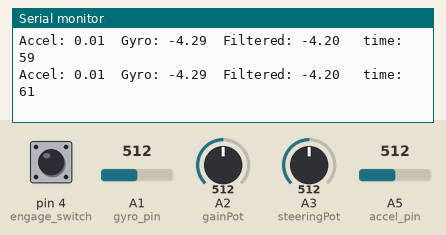
Bench run of a sketch on a simulated Arduino Uno, built with avr-gcc and run on an emulated ATmega328P. Parts: the last lines printed to the serial monitor. The inputs (shaded band) are chosen by the test bench; at power-on: A5 (accel_pin) = 512, A1 (gyro_pin) = 512, pin 4 (engage_switch) HIGH, A2 (gainPot) = 512, A3 (steeringPot) = 512.

Above: at 10.2 s.
10.3 s: A5 (accel_pin) set to 528
At 10.31 s:
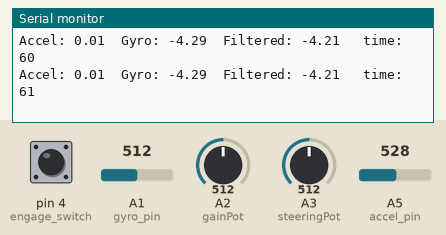
13.3 s: A5 (accel_pin) set to 495
At 13.33 s:
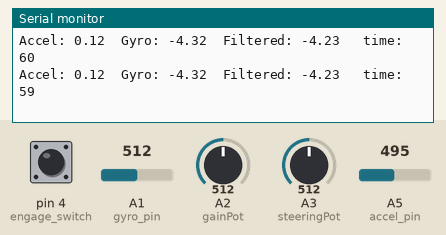
16.3 s: A1 (gyro_pin) set to 619
At 16.33 s:
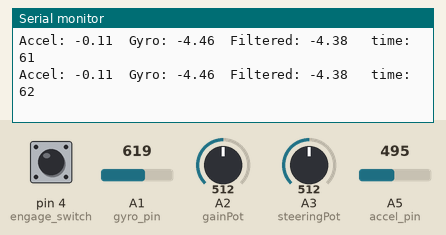
19.3 s: A1 (gyro_pin) set to 612
At 19.34 s:
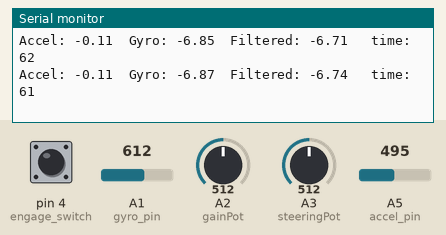
Timing chart, 0 to 21.8 s (numbered marks = the images above; inputs shaded):
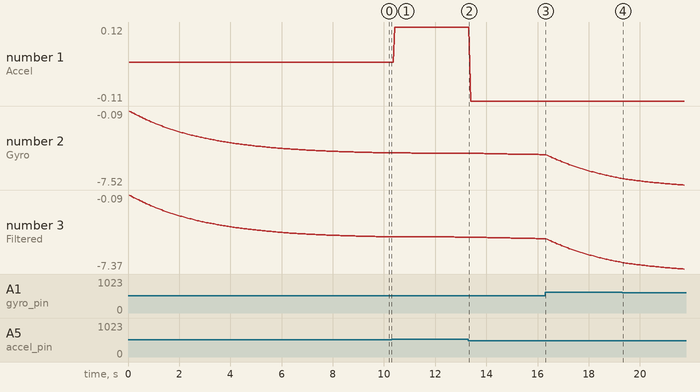

Measured:
- plotted number 1: 0.12 → -0.11 after the input at 13.3 s
- plotted number 2: -4.32 → -4.46 after the input at 13.3 s, -4.46 → -6.85 after the input at 16.3 s
- plotted number 3: -4.23 → -4.38 after the input at 13.3 s, -4.38 → -6.71 after the input at 16.3 s

The sketch:

Seg_bot_final_debounced.pde
```cpp
// DIY Seg-bot
// JD Warren 2012
// Arduino Duemilanove (tested)
// Sparkfun Razor 6 DOF IMU - only using X axis from accelerometer and gyroscope
// Steering potentiometer used to steer bot
// Gain potentiometer used to set max speed (sensitivity)
// Engage switch (button) used to enable motors
//
// In no way to I take responisibility for what you may do with this code! Use at your own risk.
// Test thoroughly with wheels off the ground before attempting to ride - Wear a helmet!

// use SoftwareSerial library to communicate with the Sabertooth motor-controller
#include <SoftwareSerial.h>
// define pins used for SoftwareSerial communication
#define rxPin 2
#define txPin 3
// set up a new SoftwareSerial port, named "mySerial" or whatever you want to call it.
SoftwareSerial mySerial =  SoftwareSerial(rxPin, txPin);

// Name Analog input pins
int gyro_pin = 1;
int accel_pin = 5;
int steeringPot = 3;
int gainPot = 2;

// Name Digital I/O pins
int engage_switch = 4;
int ledPin = 13;

// value to hold the final angle
float angle = 0.00;
// the following 2 values should add together to equal 1.0
float gyro_weight = 0.98;
float accel_weight = 0.02;

// accelerometer values
int accel_reading;
int accel_raw;
int accel_offset = 511;
float accel_angle;
float accel_scale = 0.01;

// gyroscope values
int gyro_offset = 385;
int gyro_raw;
int gyro_reading;
float gyro_rate;
float gyro_scale = 0.01; // 0.01 by default
float gyro_angle;
float loop_time = 0.07;

// engage button variables
int engage = false;
int engage_state = 1;

// timer variables
int last_update;
int cycle_time;
long last_cycle = 0;

// motor speed variables
int motor_out = 0;
int motor_1_out = 0;
int motor_2_out = 0;
int m1_speed = 0;
int m2_speed = 0;
int output;

// potentiometer variables
int steer_val;
int steer_range = 7;
int steer_reading;
int gain_reading;
int gain_val;

// end of Variables

void setup(){
  // Start the Serial monitor at 9600bps
  Serial.begin(9600);
  // define pinModes for tx and rx:
  pinMode(rxPin, INPUT);
  pinMode(txPin, OUTPUT);
  // set the data rate for the SoftwareSerial port
  mySerial.begin(9600);
  // set the engage_switch pin as an Input
  pinMode(engage_switch, INPUT);
  // enable the Arduino internal pull-up resistor on the engage_switch pin.
  digitalWrite(engage_switch, HIGH);
  // Tell Arduino to use the Aref pin for the Analog voltage, don't forget to connect 3.3v to Aref!
  analogReference(EXTERNAL);
}

void loop(){
  // Start the loop by getting a reading from the Accelerometer and coverting it to an angle
  sample_accel();
  // now read the gyroscope to estimate the angle change
  sample_gyro();
  // combine the accel and gyro readings to come up with a "filtered" angle reading
  calculate_angle();
  // read the values of each potentiomoeter
  read_pots();
  // make sure bot is level before activating the motors
  auto_level();
  // update the motors with the new values
  update_motor_speed();
  // check the loop cycle time and add a delay as necessary
  time_stamp();
  // Debug with the Serial monitor
  serial_print_stuff();
}

void sample_accel(){
  // Read and convert accelerometer value
  accel_reading = analogRead(accel_pin);
  //accel_raw = accel_reading - accel_offset;
  //accel_raw = constrain(accel_raw, -90, 90);
  accel_raw = map(accel_reading, 380, 640, -90, 90);
  accel_angle = (float)(accel_raw * accel_scale);
}

void sample_gyro(){
  // Read and convert gyro value
  gyro_reading = analogRead(gyro_pin);
  gyro_raw = gyro_reading - gyro_offset;
  gyro_raw = constrain(gyro_raw, -391, 391);
  gyro_rate = (float)(gyro_raw * gyro_scale) * -loop_time;
  gyro_angle = angle + gyro_rate;
}

void calculate_angle(){
  angle = (float)(gyro_weight * gyro_angle) + (accel_weight * accel_angle);
}

void read_pots(){
  // Read and convert potentiometer values
  // Steering potentiometer
  steer_reading = analogRead(steeringPot); // We want to coerce this into a range between -1 and 1, and set that to steer_val
  steer_val = map(steer_reading, 0, 1023, steer_range, -steer_range);
  if (angle == 0.00){
    gain_reading = 0;
  }
  // Gain potentiometer
  gain_reading = analogRead(gainPot);
  gain_val = map(gain_reading, 0, 1023, 32, 64);
}

void auto_level(){
  // enable auto-level turn On
  //engage_state = digitalRead(engage_switch);
  if (digitalRead(engage_switch) == 1){
    delay(10);
    if (digitalRead(engage_switch) == 1){
      engage = false;
    }
  }
  else {
    if (engage == false){
      if (angle < 0.02 && angle > -0.02)
        engage = true;
      else {
        engage = false;
      }
    }
    else {
      engage = true;
    }
  }
}

void update_motor_speed(){
  // Update the motors
  if (engage == true){
    if (angle < -0.4 || angle > 0.4){
      motor_out = 0;
    }
    else {
      output = (angle * -1000); // convert float angle back to integer format
      motor_out = map(output, -250, 250, -gain_val, gain_val); // map the angle
    }
    // assign steering bias
    motor_1_out = motor_out + (steer_val);
    motor_2_out = motor_out - (steer_val);
    // test for and correct invalid values
    if(motor_1_out > 64){
      motor_1_out = 64;
    }
    if(motor_1_out < -64){
      motor_1_out = -64;
    }
    if(motor_2_out > 64){
      motor_2_out = 64;
    }
    if(motor_2_out < -64){
      motor_2_out = -64;
    }

    // assign final motor output values
    m1_speed = 64 + motor_1_out;
    m2_speed = 192 + motor_2_out;
  }

  else{
    m1_speed = 0;
    m2_speed = 0;
  }
  // write the final output values to the Sabertooth via SoftwareSerial
  mySerial.print(m1_speed, BYTE);
  mySerial.print(m2_speed, BYTE);
}

void time_stamp(){
  // check to make sure it has been exactly 50 milliseconds since the last recorded time-stamp
  while((millis() - last_cycle) < 50){
    delay(1);
  }
  // once the loop cycle reaches 50 mS, reset timer value and proceed
  cycle_time = millis() - last_cycle;
  last_cycle = millis();
}

void serial_print_stuff(){
  // Debug with the Serial monitor
  Serial.print("Accel: ");
  Serial.print(accel_angle);  // print the accelerometer angle
  Serial.print("  ");

  Serial.print("Gyro: ");
  Serial.print(gyro_angle);  // print the gyro angle
  Serial.print("  ");

  Serial.print("Filtered: ");
  Serial.print(angle);   // print the filtered angle
  Serial.print("  ");

  Serial.print(" time: ");
  Serial.print(cycle_time); // print the loop cycle time
  Serial.println("    ");
  /*
   Serial.print("o/m: ");
   Serial.print(output);
   Serial.print("/");
   Serial.print(motor_out);
   Serial.println("  ");

   Serial.print("steer_val: ");
   Serial.print(steer_val);
   Serial.print("  ");

   Serial.print("steer_reading: ");
   Serial.print(steer_reading);
   Serial.print("  ");

   Serial.print("m1/m2: ");
   Serial.print(m1_speed);
   Serial.print("/");
   Serial.println(m2_speed);
   */
}
```
